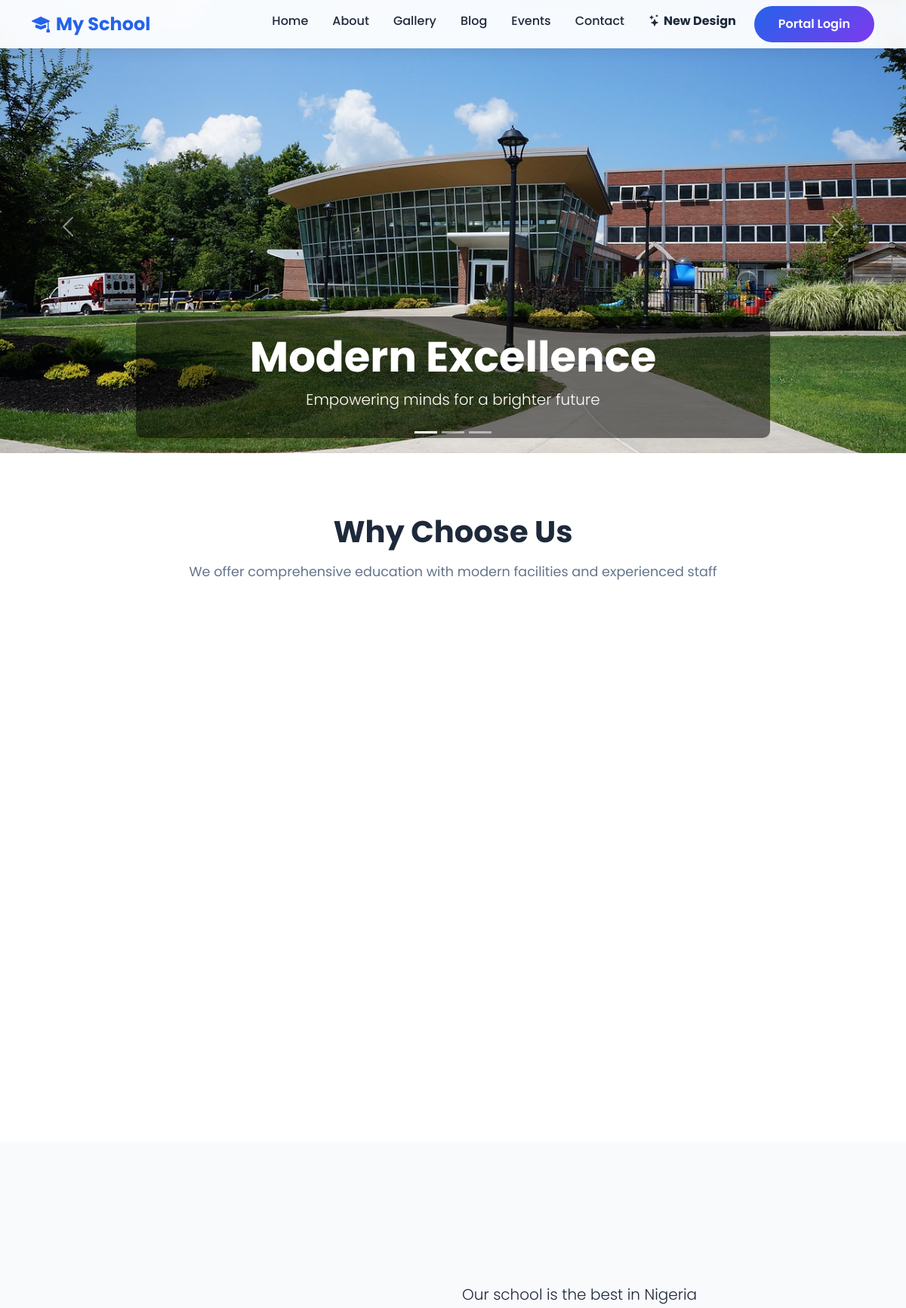
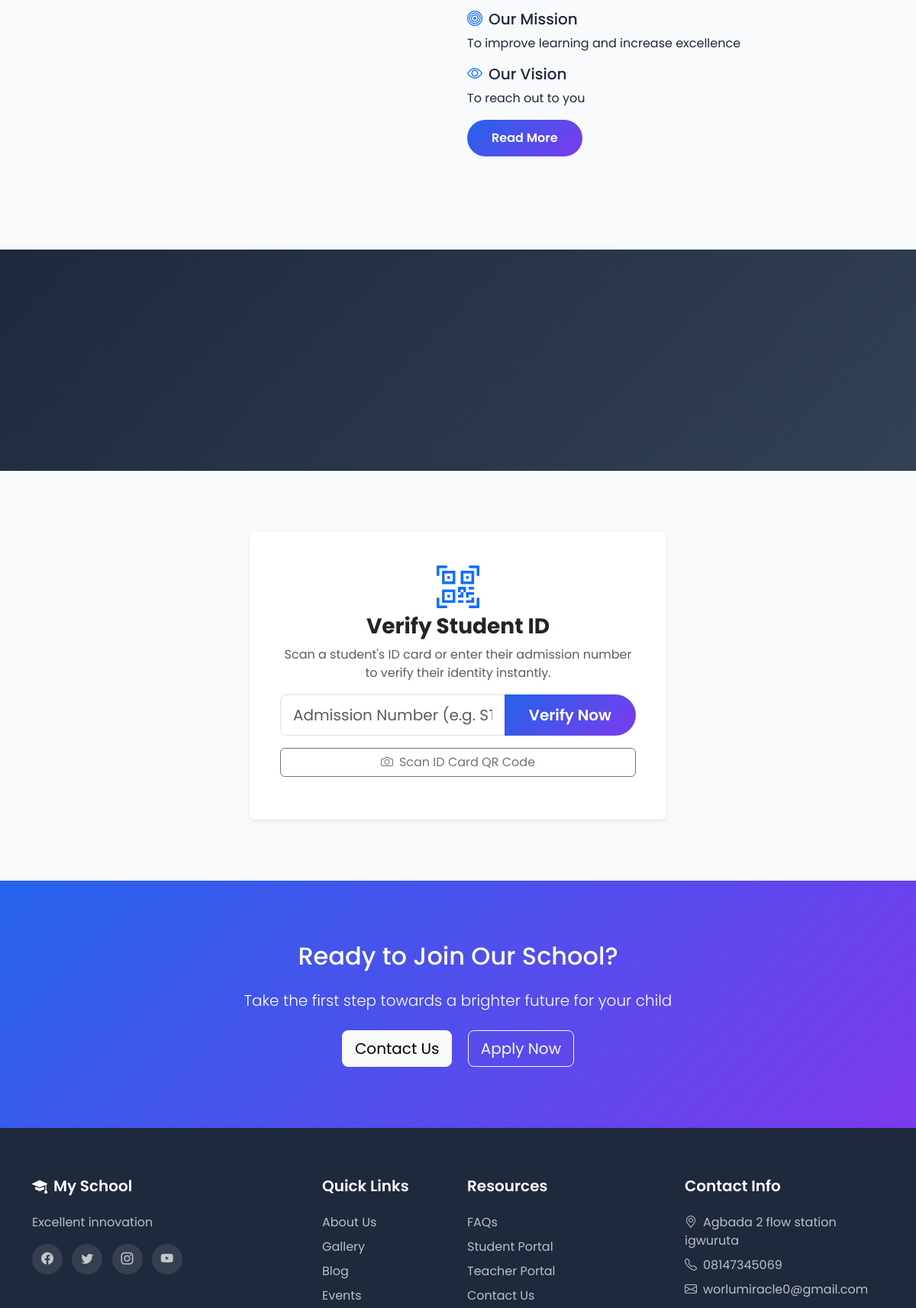
The page / (upper part) on the database its author committed (2 pictures, top to bottom).
### core/models.py (models this page shows, shortened)
class SchoolSettings(models.Model):
    school_name = models.CharField(max_length=200, default="My School")
    school_address = models.TextField(blank=True)
    school_phone = models.CharField(max_length=20, blank=True)
    school_email = models.EmailField(blank=True)
    school_logo = models.ImageField(upload_to='school/', blank=True, null=True)
    school_motto = models.CharField(max_length=200, blank=True)
    scratch_card_price = models.DecimalField(max_digits=10, decimal_places=2, default=Decimal('1000.00'))
    class Meta:
        verbose_name_plural = "School Settings"

### homepage/models.py (models this page shows, shortened)
class HeroSlide(models.Model):
    title = models.CharField(max_length=200)
    subtitle = models.CharField(max_length=300, blank=True)
    image = models.ImageField(upload_to='homepage/slides/')
    button_text = models.CharField(max_length=50, blank=True)
    button_link = models.CharField(max_length=200, blank=True)
    order = models.IntegerField(default=0)
    is_active = models.BooleanField(default=True)
    class Meta:
        ordering = ['order']

class AboutSection(models.Model):
    title = models.CharField(max_length=200, default="About Our School")
    content = models.TextField()
    image = models.ImageField(upload_to='homepage/', blank=True, null=True)
    mission = models.TextField(blank=True)
    vision = models.TextField(blank=True)
    class Meta:
        verbose_name_plural = "About Section"

### homepage/views.py (the view)
# urls.py: path('', views.home, name='home'),
def home(request):
    settings = SchoolSettings.objects.first()
    slides = HeroSlide.objects.filter(is_active=True)
    about = AboutSection.objects.first()
    events = Event.objects.filter(is_featured=True)[:3]
    testimonials = Testimonial.objects.filter(is_active=True)[:6]
    staff = StaffMember.objects.filter(is_featured=True)[:4]
    blog_posts = BlogPost.objects.filter(is_published=True)[:3]
    faqs = FAQ.objects.filter(is_active=True)[:5]
    context = {
        'settings': settings,
        'slides': slides,
        'about': about,
        'events': events,
        'testimonials': testimonials,
        'staff': staff,
        'blog_posts': blog_posts,
        'faqs': faqs,
    }
    return render(request, 'homepage/home.html', context)

### core/context_processors.py (called while the page is built)
def vapid_public_key(request):
    return {
        'vapid_public_key': getattr(settings, 'VAPID_PUBLIC_KEY', ''),
    }

### templates/homepage/home.html (shortened to what this page needs)
{% extends 'homepage/base_public.html' %}
{% block content %}
{% if slides %}
<div id="schoolHeroCarousel" class="carousel slide" data-bs-ride="carousel">
    <div class="carousel-indicators">
        {% for slide in slides %}
        <button type="button" data-bs-target="#schoolHeroCarousel" data-bs-slide-to="{{ forloop.counter0 }}" {% if forloop.first %}class="active" aria-current="true"{% endif %} aria-label="Slide {{ forloop.counter }}"></button>
        {% endfor %}
    </div>
    <div class="carousel-inner">
        {% for slide in slides %}
        <div class="carousel-item {% if forloop.first %}active{% endif %}" style="height: 600px;">
            <img src="{{ slide.image.url }}" class="d-block w-100 h-100" alt="{{ slide.title }}" style="object-fit: cover;">
            <div class="carousel-caption" style="background: rgba(0,0,0,0.5); padding: 20px; border-radius: 10px;">
                <h2 class="display-4 fw-bold">{{ slide.title }}</h2>
                <p class="lead">{{ slide.subtitle }}</p>
            </div>
        </div>
        {% endfor %}
    </div>
    <button class="carousel-control-prev" type="button" data-bs-target="#schoolHeroCarousel" data-bs-slide="prev">
        <span class="carousel-control-prev-icon" aria-hidden="true"></span>
    </button>
    <button class="carousel-control-next" type="button" data-bs-target="#schoolHeroCarousel" data-bs-slide="next">
        <span class="carousel-control-next-icon" aria-hidden="true"></span>
    </button>
</div>
{% endif %}
<section class="section">
    <div class="container">
        <div class="text-center mb-5">
            <h2 class="section-title">Why Choose Us</h2>
            <p class="section-subtitle">We offer comprehensive education with modern facilities and experienced staff</p>
        </div>
        <div class="row g-4">
            <div class="col-lg-4 col-md-6">
            </div>
            <div class="col-lg-4 col-md-6">
            </div>
            <div class="col-lg-4 col-md-6">
            </div>
            <div class="col-lg-4 col-md-6">
            </div>
            <div class="col-lg-4 col-md-6">
            </div>
            <div class="col-lg-4 col-md-6">
            </div>
        </div>
    </div>
</section>
{% if about %}
<section class="section about-section">
    <div class="container">
        <div class="row align-items-center">
            <div class="col-lg-6 mb-4 mb-lg-0">
            </div>
            <div class="col-lg-6">
                <p class="lead">{{ about.content|truncatewords:50 }}</p>
                {% if about.mission %}
                <div class="mb-3">
                    <h5><i class="bi bi-bullseye text-primary me-2"></i>Our Mission</h5>
                    <p>{{ about.mission|truncatewords:30 }}</p>
                </div>
                {% endif %}
                {% if about.vision %}
                <div class="mb-3">
                    <h5><i class="bi bi-eye text-primary me-2"></i>Our Vision</h5>
                    <p>{{ about.vision|truncatewords:30 }}</p>
                </div>
                {% endif %}
                <a href="{% url 'homepage:about' %}" class="btn btn-primary">Read More</a>
            </div>
        </div>
    </div>
</section>
{% endif %}
<section class="section stats-section">
    <div class="container">
        <div class="row text-center">
            <div class="col-lg-3 col-6 mb-4">
            </div>
            <div class="col-lg-3 col-6 mb-4">
            </div>
            <div class="col-lg-3 col-6 mb-4">
            </div>
            <div class="col-lg-3 col-6 mb-4">
            </div>
        </div>
    </div>
</section>
<section class="section bg-light">
    <div class="container">
        <div class="row justify-content-center">
            <div class="col-md-8 col-lg-6">
                <div class="card border-0 shadow-sm text-center p-4">
                    <div class="card-body">
                        <i class="bi bi-qr-code-scan display-4 text-primary mb-3"></i>
                        <h3 class="fw-bold">Verify Student ID</h3>
                        <p class="text-muted">Scan a student's ID card or enter their admission number to verify their identity instantly.</p>
                        <div class="input-group mb-3">
                            <input type="text" id="verifyInput" class="form-control form-control-lg" placeholder="Admission Number (e.g. STU123)">
                            <button class="btn btn-primary btn-lg" type="button" id="verifyBtn">Verify Now</button>
                        </div>
                        <div class="d-grid gap-2 mb-3">
                            <button class="btn btn-outline-secondary" type="button" id="scanBtn">
                                <i class="bi bi-camera me-2"></i>Scan ID Card QR Code
                            </button>
                        </div>
                    </div>
                </div>
            </div>
        </div>
    </div>
</section>
<section class="section cta-section">
    <div class="container text-center">
        <h2 class="mb-4">Ready to Join Our School?</h2>
        <p class="lead mb-4">Take the first step towards a brighter future for your child</p>
        <a href="{% url 'homepage:contact' %}" class="btn btn-light btn-lg me-3">Contact Us</a>
        <a href="{% url 'homepage:apply' %}" class="btn btn-outline-light btn-lg">Apply Now</a>
    </div>
</section>
{% endblock %}

### templates/homepage/base_public.html (shortened to what this page needs)
<!DOCTYPE html>
<html lang="en">
<head>
    <link href="https://cdn.jsdelivr.net/npm/bootstrap@5.3.2/dist/css/bootstrap.min.css" rel="stylesheet">
    <link href="https://cdn.jsdelivr.net/npm/bootstrap-icons@1.11.1/font/bootstrap-icons.css" rel="stylesheet">
    <link rel="stylesheet" href="https://cdnjs.cloudflare.com/ajax/libs/animate.css/4.1.1/animate.min.css"/>
</head>
<body>
    <nav class="navbar navbar-expand-lg fixed-top">
        <div class="container">
            <a class="navbar-brand" href="{% url 'homepage:home' %}">
                <i class="bi bi-mortarboard-fill me-2"></i>{{ settings.school_name|default:"SchoolMS" }}
            </a>
            <div class="collapse navbar-collapse" id="navbarNav">
                <ul class="navbar-nav ms-auto">
                    <li class="nav-item"><a class="nav-link" href="{% url 'homepage:home' %}">Home</a></li>
                    <li class="nav-item"><a class="nav-link" href="{% url 'homepage:about' %}">About</a></li>
                    <li class="nav-item"><a class="nav-link" href="{% url 'homepage:gallery' %}">Gallery</a></li>
                    <li class="nav-item"><a class="nav-link" href="{% url 'homepage:blog' %}">Blog</a></li>
                    <li class="nav-item"><a class="nav-link" href="{% url 'homepage:events' %}">Events</a></li>
                    <li class="nav-item"><a class="nav-link" href="{% url 'homepage:contact' %}">Contact</a></li>
                    <li class="nav-item">
                        <a class="nav-link text-warning fw-bold" href="{% url 'homepage:home_v2' %}">
                            <i class="bi bi-stars me-1"></i>New Design
                        </a>
                    </li>
                    <li class="nav-item ms-2">
                        <a class="btn btn-primary" href="{% url 'accounts:login' %}">Portal Login</a>
                    </li>
                </ul>
            </div>
        </div>
    </nav>
    {% block content %}{% endblock %}
    <footer>
        <div class="container">
            <div class="row">
                <div class="col-lg-4 mb-4">
                    <h5><i class="bi bi-mortarboard-fill me-2"></i>{{ settings.school_name|default:"Our School" }}</h5>
                    <p>{{ settings.school_motto|default:"Excellence in Education" }}</p>
                    <div class="footer-social">
                        <a href="#"><i class="bi bi-facebook"></i></a>
                        <a href="#"><i class="bi bi-twitter"></i></a>
                        <a href="#"><i class="bi bi-instagram"></i></a>
                        <a href="#"><i class="bi bi-youtube"></i></a>
                    </div>
                </div>
                <div class="col-lg-2 col-md-6 mb-4">
                    <h5>Quick Links</h5>
                    <ul class="list-unstyled">
                        <li class="mb-2"><a href="{% url 'homepage:about' %}">About Us</a></li>
                        <li class="mb-2"><a href="{% url 'homepage:gallery' %}">Gallery</a></li>
                        <li class="mb-2"><a href="{% url 'homepage:blog' %}">Blog</a></li>
                        <li class="mb-2"><a href="{% url 'homepage:events' %}">Events</a></li>
                    </ul>
                </div>
                <div class="col-lg-3 col-md-6 mb-4">
                    <h5>Resources</h5>
                    <ul class="list-unstyled">
                        <li class="mb-2"><a href="{% url 'homepage:faqs' %}">FAQs</a></li>
                        <li class="mb-2"><a href="{% url 'accounts:login' %}">Student Portal</a></li>
                        <li class="mb-2"><a href="{% url 'accounts:login' %}">Teacher Portal</a></li>
                        <li class="mb-2"><a href="{% url 'homepage:contact' %}">Contact Us</a></li>
                    </ul>
                </div>
                <div class="col-lg-3 mb-4">
                    <h5>Contact Info</h5>
                    <ul class="list-unstyled">
                        <li class="mb-2"><i class="bi bi-geo-alt me-2"></i>{{ settings.school_address|default:"123 School Street" }}</li>
                        <li class="mb-2"><i class="bi bi-telephone me-2"></i>{{ settings.school_phone|default:"+1 234 567 890" }}</li>
                        <li class="mb-2"><i class="bi bi-envelope me-2"></i>{{ settings.school_email|default:"info@school.edu" }}</li>
                    </ul>
                </div>
            </div>
        </div>
    </footer>
</body>
</html>

### templates/homepage/base_public.html (style rules this page uses)
:root { --primary: #2563eb; --primary-dark: #1d4ed8; --secondary: #7c3aed; --accent: #f59e0b; --dark: #1e293b; --light: #f8fafc; }
.reveal-hidden { opacity: 0; transform: translateY(30px); transition: all 0.8s cubic-bezier(0.4, 0, 0.2, 1); }
.reveal-visible { opacity: 1; transform: translateY(0); }
body { font-family: 'Poppins', sans-serif; color: var(--dark); overflow-x: hidden; }
.navbar { background: rgba(255,255,255,0.95); backdrop-filter: blur(10px); box-shadow: 0 2px 20px rgba(0,0,0,0.08); }
.navbar-brand { font-weight: 700; color: var(--primary) !important; font-size: 1.5rem; }
.nav-link { font-weight: 500; color: var(--dark) !important; margin: 0 0.5rem; transition: color 0.3s; }
.btn-primary { background: linear-gradient(135deg, var(--primary), var(--secondary)); border: none; padding: 0.75rem 2rem; border-radius: 50px; font-weight: 600; }
.carousel-caption h2 { font-size: 1.5rem; }
@media (min-width: 768px) { .carousel-caption h2 { font-size: 3.5rem; } }
.carousel-caption p { font-size: 1rem; }
@media (min-width: 768px) { .carousel-caption p { font-size: 1.25rem; } }
.section { padding: 5rem 0; }
.section-title { font-size: 2.5rem; font-weight: 700; margin-bottom: 1rem; color: var(--dark); }
.section-subtitle { font-size: 1.1rem; color: #64748b; margin-bottom: 3rem; }
.about-section { background: var(--light); }
.stats-section { background: linear-gradient(135deg, var(--dark) 0%, #334155 100%); color: #fff; }
.cta-section { background: linear-gradient(135deg, var(--primary) 0%, var(--secondary) 100%); color: #fff; }
footer { background: var(--dark); color: rgba(255,255,255,0.7); padding: 4rem 0 2rem; }
footer h5 { color: #fff; font-weight: 600; margin-bottom: 1.5rem; }
footer a { color: rgba(255,255,255,0.7); text-decoration: none; }
.footer-social a { width: 40px; height: 40px; border-radius: 50%; background: rgba(255,255,255,0.1); display: inline-flex; align-items: center; justify-content: center; margin-right: 0.5rem; transition: background 0.3s; }

### rows shown on the page
SchoolSettings: school_name "My School", school_motto "Excellent innovation", school_address "Agbada 2 flow station igwuruta", school_phone "08147345069", school_email "worlumiracle0@gmail.com"
HeroSlide: image (picture), title "Modern Excellence", subtitle "Empowering minds for a brighter future"
AboutSection: content "Our school is the best in Nigeria", mission "To improve learning and increase excellence", vision "To reach out to you"
